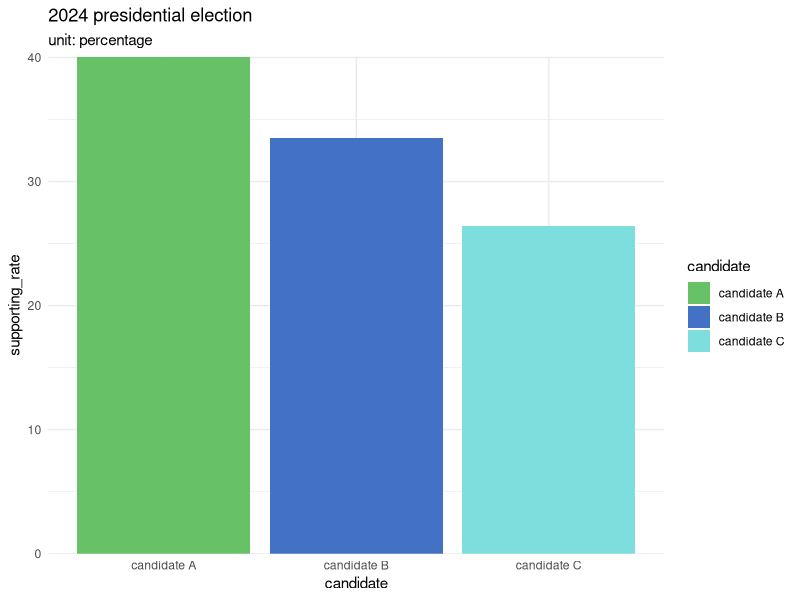
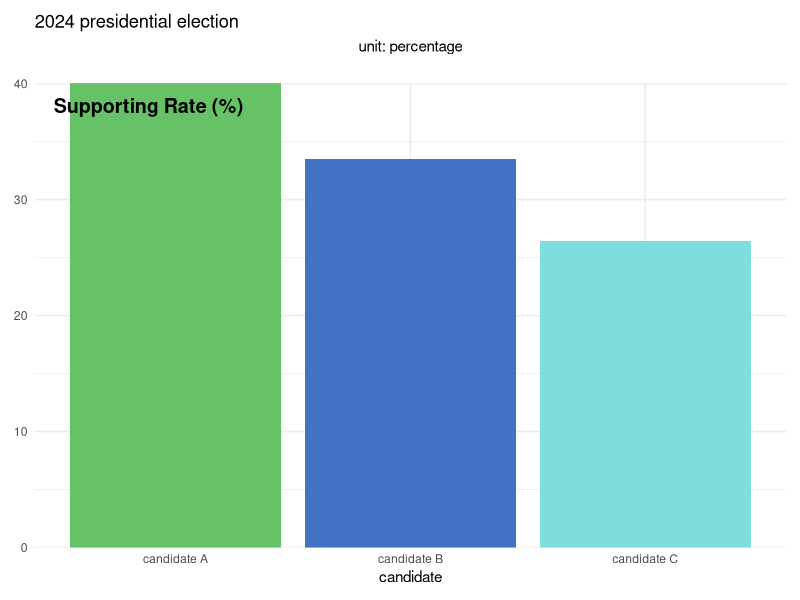

Generate these figures, in order, with R:
# 讀取所需套件
library(ggplot2)
library(dplyr)

# 建立資料框
data <- tibble(
  candidate = c("candidate A", "candidate B", "candidate C"),
  supporting_rate = c(40.05, 33.49, 26.45)
)

# 建立長條圖並指定填充顏色
myPlot <- ggplot(data, aes(x = candidate, y = supporting_rate, fill = candidate)) +
  geom_bar(stat = "identity") +
  scale_fill_manual(values = c("candidate A" = "#67c167", "candidate B" = "#4372c4", "candidate C" = "#7ededd")) +
  labs(title = "2024 presidential election", subtitle = "unit: percentage") +
  scale_y_continuous(expand = c(0, 0)) +
  theme_minimal() # 使用更簡潔的圖形主題

print(myPlot)

myPlot <- myPlot +
  theme(legend.position = "none", # 刪除圖例
        plot.margin = margin(t = 10, r = 10, b = 10, l = 10), # 調整圖表邊界
        plot.subtitle = element_text(hjust = 0.5, margin = margin(b = 20)), # 調整副標題位置與間距
        axis.title.y = element_blank()) + # 移除Y軸標題
  labs(y = "") + # 確保Y軸不顯示標題文字
  annotate("text", x = -Inf, y = Inf, label = "Supporting Rate (%)", hjust = -0.1, vjust = 2, angle = 0, size = 5, fontface = "bold") # 在左上角添加自定義文字

print(myPlot)

